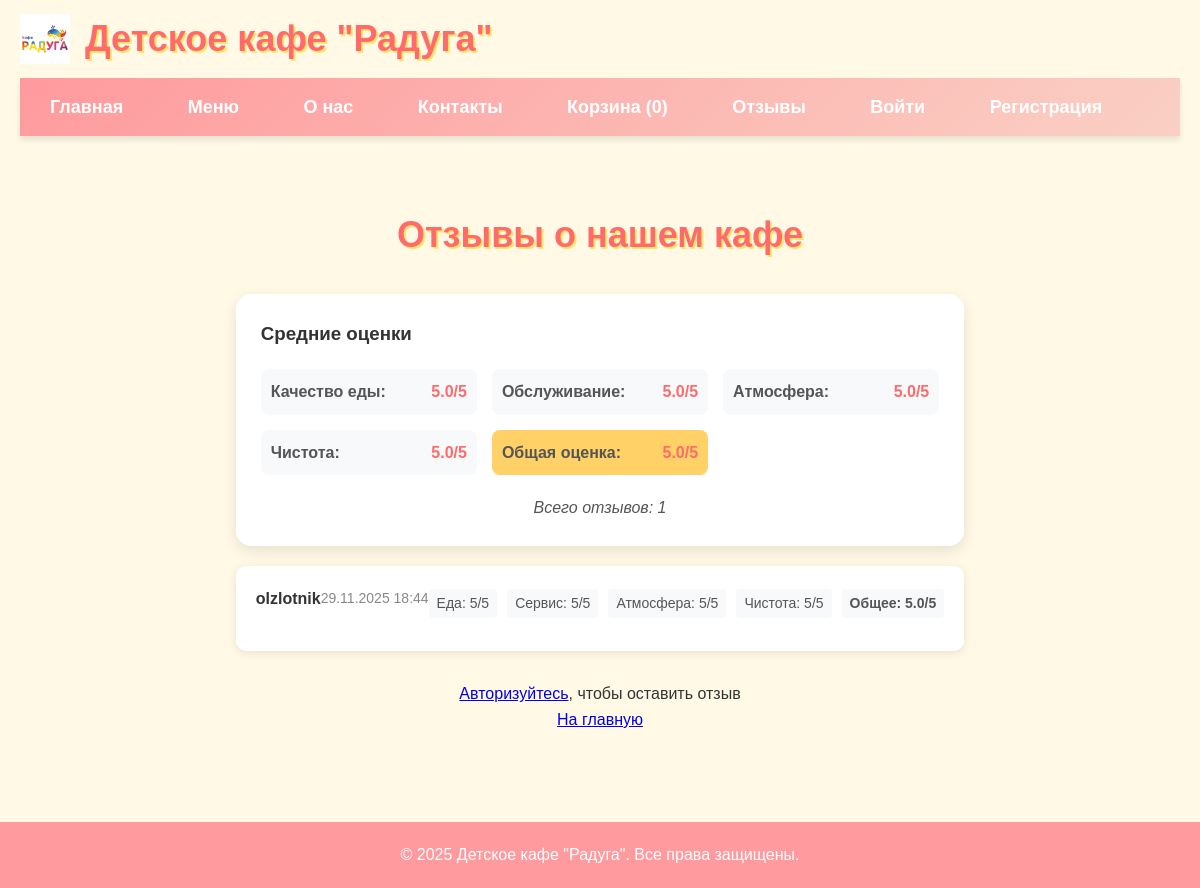
The app's page /reviews/ with its own data.
### homepage/models.py (models this page shows, shortened)
class CafeRating(models.Model):
    FOOD_TASTE_CHOICES = [
        ('excellent', 'Очень вкусная'),
        ('good', 'Вкусная'),
        ('average', 'Нормальная'),
        ('poor', 'Не очень'),
        ('bad', 'Не вкусная'),
    ]
    PORTION_SIZE_CHOICES = [
        ('large', 'Очень большие'),
        ('normal', 'Нормальные'),
        ('small', 'Маленькие'),
    ]
    SPEED_SERVICE_CHOICES = [
        ('fast', 'Очень быстро'),
        ('normal', 'Нормально'),
        ('slow', 'Медленно'),
        ('very_slow', 'Очень медленно'),
    ]
    STAFF_FRIENDLINESS_CHOICES = [
        ('excellent', 'Очень вежливые'),
        ('good', 'Вежливые'),
        ('average', 'Нормальные'),
        ('poor', 'Не очень вежливые'),
    ]
    PRICE_QUALITY_CHOICES = [
        ('excellent', 'Отличное'),
        ('good', 'Хорошее'),
        ('fair', 'Удовлетворительное'),
        ('poor', 'Плохое'),
    ]
    CHILD_FRIENDLY_CHOICES = [
        ('excellent', 'Отлично'),
        ('good', 'Хорошо'),
        ('average', 'Нормально'),
        ('poor', 'Плохо'),
    ]
    RECOMMEND_CHOICES = [
        ('yes', 'Да, обязательно'),
        ('maybe', 'Возможно'),
        ('no', 'Нет'),
    ]
    user = models.ForeignKey(get_user_model(), on_delete=models.CASCADE, verbose_name='Пользователь')
    food_quality = models.IntegerField(
        validators=[MinValueValidator(1), MaxValueValidator(5)],
        verbose_name='Качество еды'
    )
    service_quality = models.IntegerField(
        validators=[MinValueValidator(1), MaxValueValidator(5)],
        verbose_name='Качество обслуживания'
    )
    atmosphere = models.IntegerField(
        validators=[MinValueValidator(1), MaxValueValidator(5)],
        verbose_name='Атмосфера'
    )
    cleanliness = models.IntegerField(
        validators=[MinValueValidator(1), MaxValueValidator(5)],
        verbose_name='Чистота'
    )
    food_taste = models.CharField(
        max_length=20,
        choices=FOOD_TASTE_CHOICES,
        verbose_name='Вкус еды'
    )
    portion_size = models.CharField(
        max_length=20,
        choices=PORTION_SIZE_CHOICES,
        verbose_name='Размер порций'
    )
    speed_service = models.CharField(
        max_length=20,
        choices=SPEED_SERVICE_CHOICES,
        verbose_name='Скорость обслуживания'
    )
    staff_friendliness = models.CharField(
        max_length=20,
        choices=STAFF_FRIENDLINESS_CHOICES,
        verbose_name='Вежливость персонала'
    )
    price_quality = models.CharField(
        max_length=20,
        choices=PRICE_QUALITY_CHOICES,
        verbose_name='Соотношение цены и качества'
    )
    child_friendly = models.CharField(
        max_length=20,
        choices=CHILD_FRIENDLY_CHOICES,
        verbose_name='Удобство для детей'
    )
    recommend = models.CharField(
        max_length=10,
        choices=RECOMMEND_CHOICES,
        verbose_name='Рекомендация'
    )
    comment = models.TextField(blank=True, max_length=500, verbose_name='Комментарий')
    overall_rating = models.FloatField(verbose_name='Общая оценка')
    created_at = models.DateTimeField(auto_now_add=True, verbose_name='Дата создания')
    class Meta:
        verbose_name = 'Оценка кафе'
        verbose_name_plural = 'Оценки кафе'
        ordering = ['-created_at']

class CustomUser(AbstractUser):
    email = models.EmailField(unique=True, verbose_name='Email адрес')
    USERNAME_FIELD = 'email'
    REQUIRED_FIELDS = []  # Убираем username из REQUIRED_FIELDS
    objects = CustomUserManager()
    class Meta:
        verbose_name = 'Пользователь'
        verbose_name_plural = 'Пользователи'

### homepage/views.py (the view)
# urls.py: path('reviews/', views.reviews, name='reviews'),
def reviews(request):
    ratings = CafeRating.objects.all().order_by('-created_at')
    if ratings:
        total_food = sum(r.food_quality for r in ratings)
        total_service = sum(r.service_quality for r in ratings)
        total_atmosphere = sum(r.atmosphere for r in ratings)
        total_cleanliness = sum(r.cleanliness for r in ratings)
        avg_ratings = {
            'food_quality': total_food / len(ratings),
            'service_quality': total_service / len(ratings),
            'atmosphere': total_atmosphere / len(ratings),
            'cleanliness': total_cleanliness / len(ratings),
            'overall': (total_food + total_service + total_atmosphere + total_cleanliness) / (len(ratings) * 4)
        }
    else:
        avg_ratings = None
    context = {
        'ratings': ratings,
        'avg_ratings': avg_ratings,
        'total_reviews': len(ratings)
    }
    return render(request, 'reviews.html', context)

### menu/context_processors.py (called while the page is built)
def cart_context(request):
    try:
        cart = request.session.get('cart', {})
        cart_count = sum(cart.values()) if cart else 0
        return {
            'cart_count': cart_count
        }
    except Exception as e:
        print(f"Error in cart_context: {e}")
        return {'cart_count': 0}

### templates/reviews.html (shortened to what this page needs)
{% extends "base.html" %}
{% block content %}
<div class="reviews-page">
    <h1>Отзывы о нашем кафе</h1>
    {% if avg_ratings %}
    <div class="average-ratings">
        <h3>Средние оценки</h3>
        <div class="ratings-grid">
            <div class="rating-category">
                <span>Качество еды:</span>
                <span class="rating-value">{{ avg_ratings.food_quality|floatformat:1 }}/5</span>
            </div>
            <div class="rating-category">
                <span>Обслуживание:</span>
                <span class="rating-value">{{ avg_ratings.service_quality|floatformat:1 }}/5</span>
            </div>
            <div class="rating-category">
                <span>Атмосфера:</span>
                <span class="rating-value">{{ avg_ratings.atmosphere|floatformat:1 }}/5</span>
            </div>
            <div class="rating-category">
                <span>Чистота:</span>
                <span class="rating-value">{{ avg_ratings.cleanliness|floatformat:1 }}/5</span>
            </div>
            <div class="rating-category overall">
                <span>Общая оценка:</span>
                <span class="rating-value">{{ avg_ratings.overall|floatformat:1 }}/5</span>
            </div>
        </div>
        <p class="total-reviews">Всего отзывов: {{ total_reviews }}</p>
    </div>
    {% endif %}
    <div class="reviews-list">
        {% for rating in ratings %}
        <div class="review-item">
            <div class="review-header">
                <div class="review-user">
                    <strong>{{ rating.user.username }}</strong>
                    <span class="review-date">{{ rating.created_at|date:"d.m.Y H:i" }}</span>
                </div>
                <div class="review-ratings">
                    <span>Еда: {{ rating.food_quality }}/5</span>
                    <span>Сервис: {{ rating.service_quality }}/5</span>
                    <span>Атмосфера: {{ rating.atmosphere }}/5</span>
                    <span>Чистота: {{ rating.cleanliness }}/5</span>
                    <span><strong>Общее: {{ rating.overall_rating|floatformat:1 }}/5</strong></span>
                </div>
            </div>
        </div>
        {% empty %}
        <div class="no-reviews">
            <p>Пока нет отзывов. Будьте первым!</p>
        </div>
        {% endfor %}
    </div>
    <div class="reviews-actions">
        {% if user.is_authenticated %}
        <a href="{% url 'homepage:rate_cafe' %}" class="add-review-button">Оставить отзыв</a>
        {% else %}
        <p><a href="{% url 'homepage:login' %}">Авторизуйтесь</a>, чтобы оставить отзыв</p>
        {% endif %}
        <a href="{% url 'homepage:home' %}" class="back-home-button">На главную</a>
    </div>
</div>
{% endblock %}

### static_dev/css/styles.css (style rules this page uses)
* { margin: 0; padding: 0; box-sizing: border-box; font-family: 'Comic Sans MS', cursive, sans-serif; }
body { background-color: #fff9e6; color: #333; line-height: 1.6; min-height: 100vh; display: flex; flex-direction: column; }
h1 { text-align: center; color: #ff6b6b; margin: 30px 0; font-size: 36px; text-shadow: 2px 2px 0 #ffe66d; }
.rating-category { display: flex; justify-content: space-between; align-items: center; padding: 5px 0; }
.rating-category span:first-child { color: #555; font-weight: bold; }
.rating-category span:last-child { color: #ff6b6b; font-weight: bold; }
.reviews-page { max-width: 800px; margin: 0 auto; }
.average-ratings { background: white; padding: 25px; border-radius: 15px; box-shadow: 0 5px 15px rgba(0,0,0,0.1); margin-bottom: 20px; }
.ratings-grid { display: grid; grid-template-columns: repeat(auto-fit, minmax(200px, 1fr)); gap: 15px; margin: 20px 0; }
.rating-category { display: flex; justify-content: space-between; padding: 10px; background: #f8f9fa; border-radius: 8px; }
.rating-category.overall { background: #ffd166; font-weight: bold; }
.rating-value { color: #ff6b6b; font-weight: bold; }
.total-reviews { text-align: center; color: #555; font-style: italic; }
.review-item { background: white; padding: 20px; margin-bottom: 15px; border-radius: 10px; box-shadow: 0 2px 10px rgba(0,0,0,0.1); }
.review-header { display: flex; justify-content: space-between; align-items: center; margin-bottom: 10px; flex-wrap: wrap; }
.review-date { color: #888; font-size: 14px; }
.review-ratings { display: flex; gap: 15px; flex-wrap: wrap; }
.review-ratings span { font-size: 14px; color: #555; }
.reviews-actions { text-align: center; margin-top: 30px; }

### templates/reviews.html (style rules this page uses)
.review-user { display: flex; justify-content: space-between; align-items: center; margin-bottom: 10px; flex-wrap: wrap; }
.review-ratings { display: flex; gap: 10px; flex-wrap: wrap; }
.review-ratings span { font-size: 14px; color: #555; padding: 3px 8px; background: #f8f9fa; border-radius: 4px; }

### records on screen
CafeRating: user.username "olzlotnik", created_at "29.11.2025 18:44", food_quality "5", service_quality "5", atmosphere "5", cleanliness "5", overall_rating "5.0"

### other values on screen
{{ cart_count }} "0"
{{ avg_ratings.food_quality|floatformat:1 }} "5.0"
{{ avg_ratings.service_quality|floatformat:1 }} "5.0"
{{ avg_ratings.atmosphere|floatformat:1 }} "5.0"
{{ avg_ratings.cleanliness|floatformat:1 }} "5.0"
{{ avg_ratings.overall|floatformat:1 }} "5.0"
{{ total_reviews }} "1"
